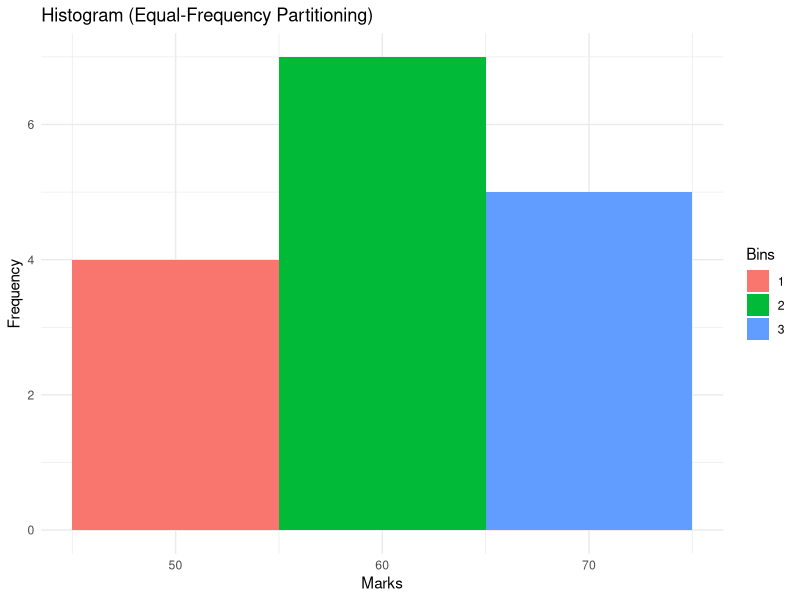
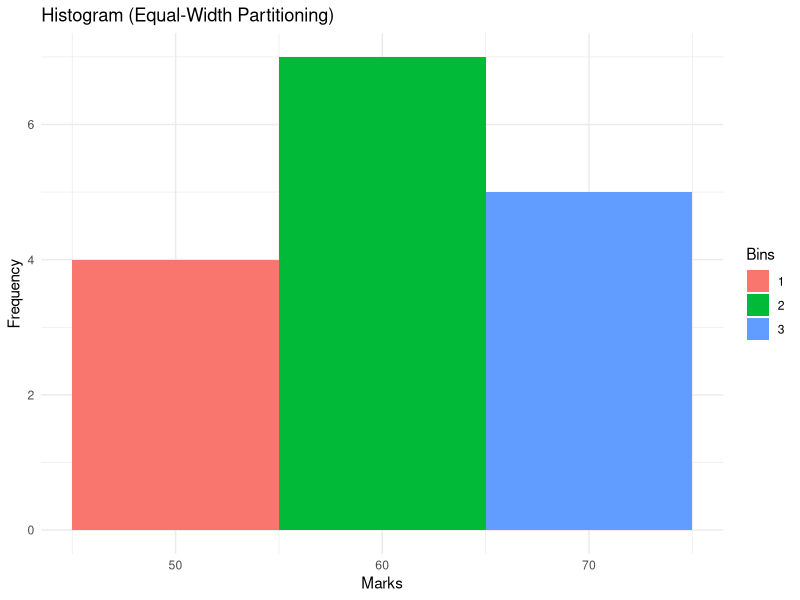

Write R code to recreate these figures, in order.
# Given data
marks <- c(55, 60, 71, 63, 55, 65, 50, 55, 58, 59, 61, 63, 65, 67, 71, 72, 75)

# Number of bins for partitioning
num_bins_ef <- 3
num_bins_ew <- 3

# (a) Equal-Frequency (Equi-Depth) Partitioning
marks_ef_bins <- cut(marks, breaks = num_bins_ef, labels = FALSE)

# (b) Equal-Width Partitioning
marks_ew_bins <- cut(marks, breaks = num_bins_ew, labels = FALSE)

# Load the necessary library for plotting
library(ggplot2)

# Create a data frame for the histograms
data_ef <- data.frame(Marks = marks, Bins = factor(marks_ef_bins))
data_ew <- data.frame(Marks = marks, Bins = factor(marks_ew_bins))

# Plot histograms for both methods
histogram_ef <- ggplot(data_ef, aes(x = Marks, fill = Bins)) +
  geom_histogram(binwidth = 10, position = "identity") +
  labs(title = "Histogram (Equal-Frequency Partitioning)",
       x = "Marks",
       y = "Frequency") +
  theme_minimal()

histogram_ew <- ggplot(data_ew, aes(x = Marks, fill = Bins)) +
  geom_histogram(binwidth = 10, position = "identity") +
  labs(title = "Histogram (Equal-Width Partitioning)",
       x = "Marks",
       y = "Frequency") +
  theme_minimal()

# Display histograms
print(histogram_ef)
print(histogram_ew)
